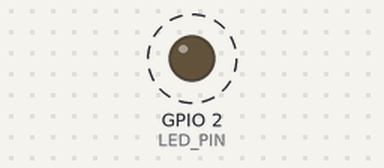
A sketch run on a simulated ESP32. On the bench: output pins drawn as LEDs (lit = HIGH). Dashed ring = blinking. What the sketch prints to the serial monitor is not drawn.

Above: at 0.5 s.
Timing chart, 0 to 4.1 s (numbered marks = the images above):
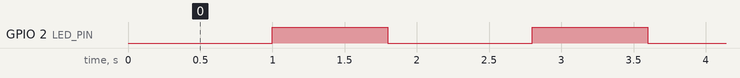

Measured:
- by itself, GPIO 2 (LED_PIN): alternates HIGH for 0.80 s and LOW for 1.0 s

The sketch:

Ground_station_macAddress.ino
```cpp
#include <esp_now.h>
#include <WiFi.h>
#define LED_PIN 2

void setup() {

  pinMode(LED_PIN, OUTPUT);    // LED configuration
  Serial.begin(115200);
  WiFi.mode(WIFI_STA);

}

void loop() {

  Serial.println(WiFi.macAddress());
  delay(1000);
  digitalWrite(LED_PIN, HIGH);
  delay(800);
  digitalWrite(LED_PIN, LOW);
  // Nothing here - ESP-NOW handles reception via callback

}
```
